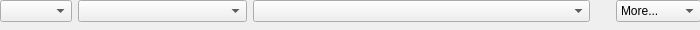
<?xml version="1.0" encoding="UTF-8"?>
<ui version="4.0">
 <class>Form</class>
 <widget class="QWidget" name="Form">
  <property name="geometry">
   <rect>
    <x>0</x>
    <y>0</y>
    <width>700</width>
    <height>30</height>
   </rect>
  </property>
  <property name="sizePolicy">
   <sizepolicy hsizetype="Preferred" vsizetype="Preferred">
    <horstretch>0</horstretch>
    <verstretch>0</verstretch>
   </sizepolicy>
  </property>
  <property name="windowTitle">
   <string>Form</string>
  </property>
  <property name="autoFillBackground">
   <bool>true</bool>
  </property>
  <widget class="QWidget" name="layoutWidget">
   <property name="geometry">
    <rect>
     <x>0</x>
     <y>0</y>
     <width>701</width>
     <height>33</height>
    </rect>
   </property>
   <layout class="QGridLayout" name="gridLayout" columnstretch="0,2,4,1,0">
    <property name="sizeConstraint">
     <enum>QLayout::SetMinimumSize</enum>
    </property>
    <item row="0" column="1">
     <widget class="ComboBox" name="relation">
      <property name="sizePolicy">
       <sizepolicy hsizetype="Expanding" vsizetype="Fixed">
        <horstretch>0</horstretch>
        <verstretch>0</verstretch>
       </sizepolicy>
      </property>
     </widget>
    </item>
    <item row="0" column="2">
     <widget class="ComboBox" name="valuelist">
      <property name="sizePolicy">
       <sizepolicy hsizetype="Expanding" vsizetype="Fixed">
        <horstretch>0</horstretch>
        <verstretch>0</verstretch>
       </sizepolicy>
      </property>
     </widget>
    </item>
    <item row="0" column="4">
     <widget class="ComboBox" name="operation">
      <property name="sizePolicy">
       <sizepolicy hsizetype="Fixed" vsizetype="Fixed">
        <horstretch>0</horstretch>
        <verstretch>0</verstretch>
       </sizepolicy>
      </property>
      <property name="maximumSize">
       <size>
        <width>100</width>
        <height>16777215</height>
       </size>
      </property>
      <item>
       <property name="text">
        <string>More...</string>
       </property>
      </item>
      <item>
       <property name="text">
        <string>AND</string>
       </property>
      </item>
      <item>
       <property name="text">
        <string>AND NOT</string>
       </property>
      </item>
      <item>
       <property name="text">
        <string>OR</string>
       </property>
      </item>
     </widget>
    </item>
    <item row="0" column="0">
     <widget class="ComboBox" name="property">
      <property name="sizePolicy">
       <sizepolicy hsizetype="Fixed" vsizetype="Fixed">
        <horstretch>0</horstretch>
        <verstretch>0</verstretch>
       </sizepolicy>
      </property>
      <property name="minimumSize">
       <size>
        <width>0</width>
        <height>0</height>
       </size>
      </property>
      <property name="frame">
       <bool>true</bool>
      </property>
     </widget>
    </item>
    <item row="0" column="3">
     <spacer name="horizontalSpacer">
      <property name="orientation">
       <enum>Qt::Horizontal</enum>
      </property>
      <property name="sizeType">
       <enum>QSizePolicy::Fixed</enum>
      </property>
      <property name="sizeHint" stdset="0">
       <size>
        <width>20</width>
        <height>20</height>
       </size>
      </property>
     </spacer>
    </item>
    <item row="1" column="0">
     <spacer name="verticalSpacer">
      <property name="orientation">
       <enum>Qt::Vertical</enum>
      </property>
      <property name="sizeHint" stdset="0">
       <size>
        <width>20</width>
        <height>40</height>
       </size>
      </property>
     </spacer>
    </item>
   </layout>
  </widget>
 </widget>
 <customwidgets>
  <customwidget>
   <class>ComboBox</class>
   <extends>QComboBox</extends>
   <header>combobox.h</header>
  </customwidget>
 </customwidgets>
 <resources/>
 <connections/>
</ui>
